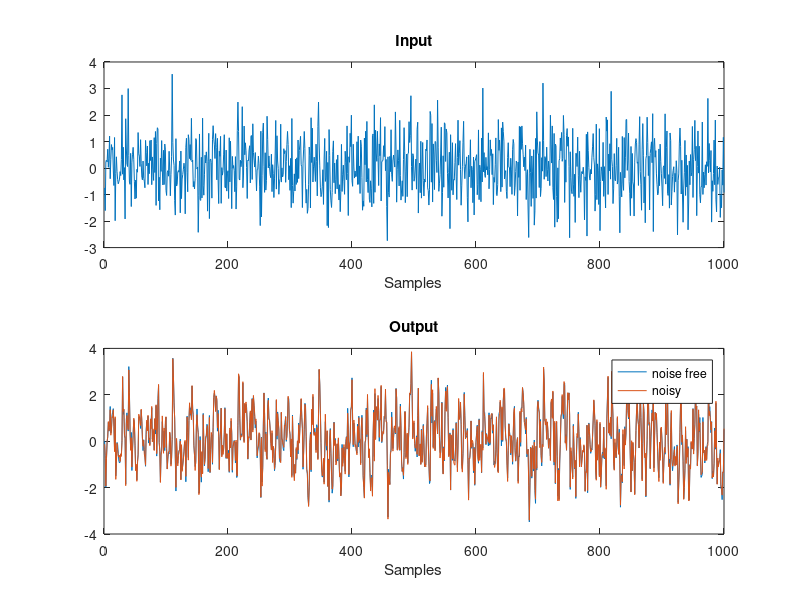

Here is the MATLAB script that generated this plot: (Note: this script raises an error after producing the figure.)
clear all
close all
clc

%% 1 - Model definition and data generation
% In this exercise we will work with the ARX defined as 
% y(t) = 0.5*y(t-1) + u(t-1) + e(t)

% True value of the parameters:
atrue = 0.5;
btrue = 1;

% We will work with simulated data, hence let's generate the data:
% (For a real SysID problem, data are not simulated but they are real, there is no model generating them, they come from the true system)
N = 1000; % number of data we want to generate

% Input: we will use a Gaussian signal as input:
u = randn(N,1); % white noise, std = 1
% Output: let's compute the output of the model (noise-free for now)
y = zeros(N,1);
for t = 2:N % zero initial condition
    %%%%%%%%%%%%%%%%%%%%%%%%%%%%%%%%%%%%%%%%%
    %%%%%% Write your code here %%%%%%%%%%%%%
    %%%%%%%%%%%%%%%%%%%%%%%%%%%%%%%%%%%%%%%%%
    y(t) = atrue * y(t-1) + btrue*u(t-1);
end

% The output generated is noise-free, to be more realistic let's add some noise:
noise_std = 0.1;

%%%%%%%%%%%%%%%%%%%%%%%%%%%%%%%%%%%%%%%%%
%%%%%% Write your code here %%%%%%%%%%%%%
%%%%%%%%%%%%%%%%%%%%%%%%%%%%%%%%%%%%%%%%%
eG = noise_std*randn(N,1);

% Add the noise to the output
yn = y + eG;

% Let's plot the data (1 output realization)
figure(1); clf;
subplot(2,1,1)
plot(u)
title('Input')
xlabel('Samples')
subplot(2,1,2)
plot(y)
hold on
plot(yn)
legend('noise free','noisy')
title('Output')
xlabel('Samples')

%%%%%%%%%%%%% Optional %%%%%%%%%%%%%%%%%%
% System was defined as 
% y(t) = 0.5*y(t-1) + u(t-1) + e(t)
% Assume we estimated the parameters, acquired the following model with
% correct parameters:
% y_hat(t) = 0.5*y(t-1) + u(t-1)
% Fill in the predictions then plot the results with yn and y_hat
y_hat = zeros(N,1);
y_hat(1) = yn(1);
for t = 2:N % Note, you are going to use observed y, i.e., noisy
    %%%%%%%%%%%%%%%%%%%%%%%%%%%%%%%%%%%%%%%%%
    %%%%%% Write your code here %%%%%%%%%%%%%
    %%%%%%%%%%%%%%%%%%%%%%%%%%%%%%%%%%%%%%%%%
    % y_hat(t) = ...
end

% Add Plotting Code here

% Assume we estimated the parameters, acquired the following model with
% slightly wrong parameters:
% y_hat(t) = 0.7 y(t-1) + 0.9 u(t-1)
% Fill in the predictions then plot the results with yn and y_hat
y_hat = zeros(N,1);
y_hat(1) = yn(1);
for t = 2:N % Note, you are going to use observed y, i.e., noisy
    %%%%%%%%%%%%%%%%%%%%%%%%%%%%%%%%%%%%%%%%%
    %%%%%% Write your code here %%%%%%%%%%%%%
    %%%%%%%%%%%%%%%%%%%%%%%%%%%%%%%%%%%%%%%%%
    % y_hat(t) = ...
end

% Add Plotting Code here

%% 2 - Identification using Least-Squares formula

% Now we do some identification!
% First of all let's split the data in estimation and validation sets
% (half and half)
uest = u(1:N/2);
yest = yn(1:N/2);
uval = u(N/2+1:end);
yval = yn(N/2+1:end);

% As model for identification we will use the 1-step-ahead predictor of
% ARX, which, as we know, is linear in the parameters.
% Hence, first let's write this predictor as a linear regression, in the
% form: y(t) = phi(t)*Theta
% where Theta is the parameter vector and phi(t) the regression vector.

%%%%%%%%%%%%%%%%%%%%%%%%%%%%%%%%%%%%%%%%%%%%%%%%%%%%%%%%%%%%%%%%%%%%%%%%%
%%%%%% With pen and paper, write the predictor in that form %%%%%%%%%%%%%
%%%%%%%%%%%%%%%%%%%%%%%%%%%%%%%%%%%%%%%%%%%%%%%%%%%%%%%%%%%%%%%%%%%%%%%%%

% Now that we have the predictor in the y(t) = phi(t)*Theta form, we can
% derive the vector form as well: Y = H*Theta, where, now Y is a vector and
% H is matrix.

% Let's build the matrix H:
H = zeros(N/2,2); % The matrix has N/2 rows (time instants), 2 columns (2 parameters)
H(1,:) = [0 0]; % Initial value
for i=2:N/2
    %%%%%%%%%%%%%%%%%%%%%%%%%%%%%%%%%%%%%%%%%
    %%%%%% Write your code here %%%%%%%%%%%%%
    %%%%%%%%%%%%%%%%%%%%%%%%%%%%%%%%%%%%%%%%%
    % H(i,:) = ...
end

% This vector form of the predictor is useful for deriving the least
% squares estimate of Theta

%%%%%%%%%%%%%%%%%%%%%%%%%%%%%%%%%%%%%%%%%%%%%%%%%%%%%%%%%%%%%%%%%%%%%%%%%
%%%%%% With pen and paper, write the LS estimate of Theta in %%%%%%%%%%%%
%%%%%% terms of H and y %%%%%%%%%%%%%%%%%%%%%%%%%%%%%%%%%%%%%%%%%%%%%%%%%
%%%%%%%%%%%%%%%%%%%%%%%%%%%%%%%%%%%%%%%%%%%%%%%%%%%%%%%%%%%%%%%%%%%%%%%%%

% Write the expression in code as well, so we get our estimate!
%%%%%%%%%%%%%%%%%%%%%%%%%%%%%%%%%%%%%%%%%
%%%%%% Write your code here %%%%%%%%%%%%%
%%%%%%%%%%%%%%%%%%%%%%%%%%%%%%%%%%%%%%%%%
% th = ...

% th should be be a vector with two elements, estimated value for a and
% estimate value for b. Let's pick this two elements separetely:
ahat = th(1)
bhat = th(2)


%% 3 - Prediction
% Let's now use the model we found to predict the output!
% Using validation data (or estimation data, just for a check)

NN = N/2;
% Let's redefine the data variables so it will be easy to switch from
% validation to estimation sets.
yn = yval;
un = uval;
% yn = yest; 
% un  = uest;

% Let's do prediction first, write your code for 1-step-ahead predictor
ypred = zeros(NN,1); % that's the vector where we will store the predicted output
ypred(1) = yn(1); % initial output is known
for i=2:NN
    %%%%%%%%%%%%%%%%%%%%%%%%%%%%%%%%%%%%%%%%%
    %%%%%% Write your code here %%%%%%%%%%%%%
    %%%%%%%%%%%%%%%%%%%%%%%%%%%%%%%%%%%%%%%%%
    % use the variables yn and un.
    % ypred(i) = 
end

% Once we have the predicted output we can compute the least-squares error with the true data
predERROR = yn-ypred;
%%%%%%%%%%%%%%%%%%%%%%%%%%%%%%%%%%%%%%%%%
%%%%%% Write your code here %%%%%%%%%%%%%
%%%%%%%%%%%%%%%%%%%%%%%%%%%%%%%%%%%%%%%%%
% predRMSE  = ...
    
% plot DATA vs MODEL prediction
figure(2); clf;
subplot(2,1,1)
plot(yn)
hold on
plot(ypred)
legend('DATA','Model prediction')
title('Output')
xlabel('Samples')
ylabel('output')
subplot(2,1,2)
plot(predERROR)
legend('Prediction error')
xlabel('Samples')
ylabel('error')

disp(['Prediction RMS error is: ' num2str(predRMSE)])


%% 4 - Simulation
ysim = zeros(NN,1); % that's the vector where we will store the simulated output
ysim(1) = yn(1); % initial output is known
% Write the code for simulation
for i=2:NN 
    %%%%%%%%%%%%%%%%%%%%%%%%%%%%%%%%%%%%%%%%%
    %%%%%% Write your code here %%%%%%%%%%%%%
    %%%%%%%%%%%%%%%%%%%%%%%%%%%%%%%%%%%%%%%%%
    % ysim(i) = ...
end

% Compare with real data and compute least-squares error
simERROR = yn-ysim;
%%%%%%%%%%%%%%%%%%%%%%%%%%%%%%%%%%%%%%%%%
%%%%%% Write your code here %%%%%%%%%%%%%
%%%%%%%%%%%%%%%%%%%%%%%%%%%%%%%%%%%%%%%%%
% simRMSE = ...

% plot DATA vs MODEL prediction
figure(3); clf;
subplot(2,1,1)
plot(yn)
hold on
plot(ysim)
legend('DATA','Model simulation')
title('Output')
xlabel('Samples')
ylabel('output')
subplot(2,1,2)
plot(simERROR)
legend('Prediction error')
xlabel('Samples')
ylabel('error')
 
disp(['Simulation RMS error is: ' num2str(simRMSE)])
